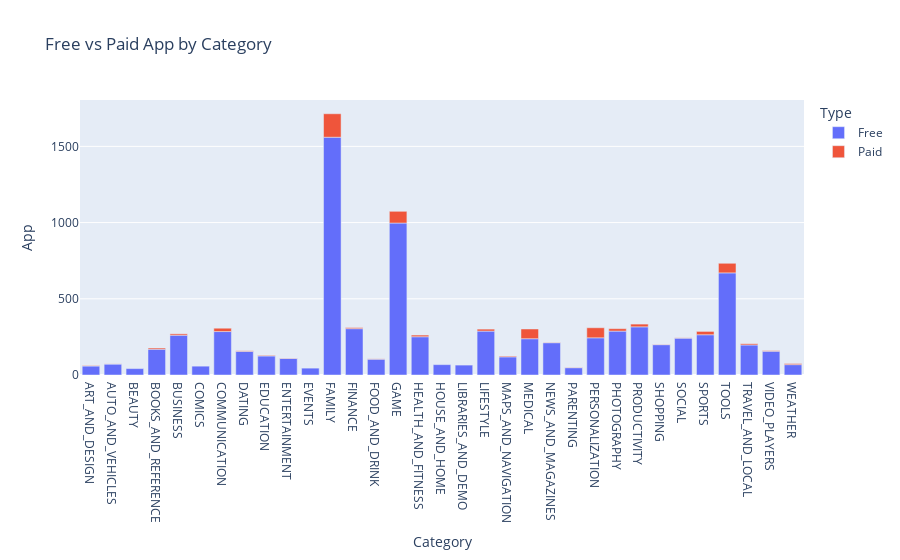

The notebook cell this image was saved under:
### Markdown cell above
**Challenge**: Use the plotly express bar [chart examples](https://plotly.com/python/bar-charts/#bar-chart-with-sorted-or-ordered-categories) and the [.bar() API reference](https://plotly.com/python-api-reference/generated/plotly.express.bar.html#plotly.express.bar) to create this bar chart: 

<img src=https://imgur.com/LE0XCxA.png>

You'll want to use the `df_free_vs_paid` DataFrame that you created above that has the total number of free and paid apps per category. 

See if you can figure out how to get the look above by changing the `categoryorder` to 'total descending' as outlined in the documentation here [here](https://plotly.com/python/categorical-axes/#automatically-sorting-categories-by-name-or-total-value).

### Code cell
g_bar = px.bar(df_free_vs_paid,x='Category',y='App',title='Free vs Paid App by Category',color='Type')
g_bar.show()

### Figure 1 — Plotly figure (JSON) as saved in the notebook; plotly's stock layout.template omitted (floating-point values rounded to 4 significant figures)
{"data": [{"alignmentgroup": "True", "hovertemplate": "Type=Free<br>Category=%{x}<br>App=%{y}<extra></extra>", "legendgroup": "Free", "marker": {"color": "#636efa", "pattern": {"shape": ""}}, "name": "Free", "offsetgroup": "Free", "orientation": "v", "showlegend": true, "textposition": "auto", "type": "bar", "x": ["ART_AND_DESIGN", "AUTO_AND_VEHICLES", "BEAUTY", "BOOKS_AND_REFERENCE", "BUSINESS", "COMICS", "COMMUNICATION", "DATING", "EDUCATION", "ENTERTAINMENT", "EVENTS", "FAMILY", "FINANCE", "FOOD_AND_DRINK", "GAME", "HEALTH_AND_FITNESS", "HOUSE_AND_HOME", "LIBRARIES_AND_DEMO", "LIFESTYLE", "MAPS_AND_NAVIGATION", "MEDICAL", "NEWS_AND_MAGAZINES", "PARENTING", "PERSONALIZATION", "PHOTOGRAPHY", "PRODUCTIVITY", "SHOPPING", "SOCIAL", "SPORTS", "TOOLS", "TRAVEL_AND_LOCAL", "VIDEO_PLAYERS", "WEATHER"], "xaxis": "x", "y": [59, 72, 42, 169, 261, 58, 285, 155, 125, 109, 45, 1560, 304, 104, 997, 251, 68, 65, 288, 119, 238, 212, 48, 244, 288, 316, 199, 242, 264, 670, 197, 156, 68], "yaxis": "y"}, {"alignmentgroup": "True", "hovertemplate": "Type=Paid<br>Category=%{x}<br>App=%{y}<extra></extra>", "legendgroup": "Paid", "marker": {"color": "#EF553B", "pattern": {"shape": ""}}, "name": "Paid", "offsetgroup": "Paid", "orientation": "v", "showlegend": true, "textposition": "auto", "type": "bar", "x": ["ART_AND_DESIGN", "AUTO_AND_VEHICLES", "BOOKS_AND_REFERENCE", "BUSINESS", "COMMUNICATION", "DATING", "EDUCATION", "ENTERTAINMENT", "FAMILY", "FINANCE", "FOOD_AND_DRINK", "GAME", "HEALTH_AND_FITNESS", "LIFESTYLE", "MAPS_AND_NAVIGATION", "MEDICAL", "NEWS_AND_MAGAZINES", "PARENTING", "PERSONALIZATION", "PHOTOGRAPHY", "PRODUCTIVITY", "SHOPPING", "SOCIAL", "SPORTS", "TOOLS", "TRAVEL_AND_LOCAL", "VIDEO_PLAYERS", "WEATHER"], "xaxis": "x", "y": [3, 1, 8, 9, 22, 4, 4, 2, 154, 7, 2, 77, 11, 13, 5, 64, 2, 2, 66, 16, 18, 2, 2, 22, 63, 8, 4, 7], "yaxis": "y"}], "layout": {"barmode": "relative", "legend": {"title": {"text": "Type"}, "tracegroupgap": 0}, "title": {"text": "Free vs Paid App by Category"}, "xaxis": {"anchor": "y", "domain": [0, 1], "title": {"text": "Category"}}, "yaxis": {"anchor": "x", "domain": [0, 1], "title": {"text": "App"}}}}
